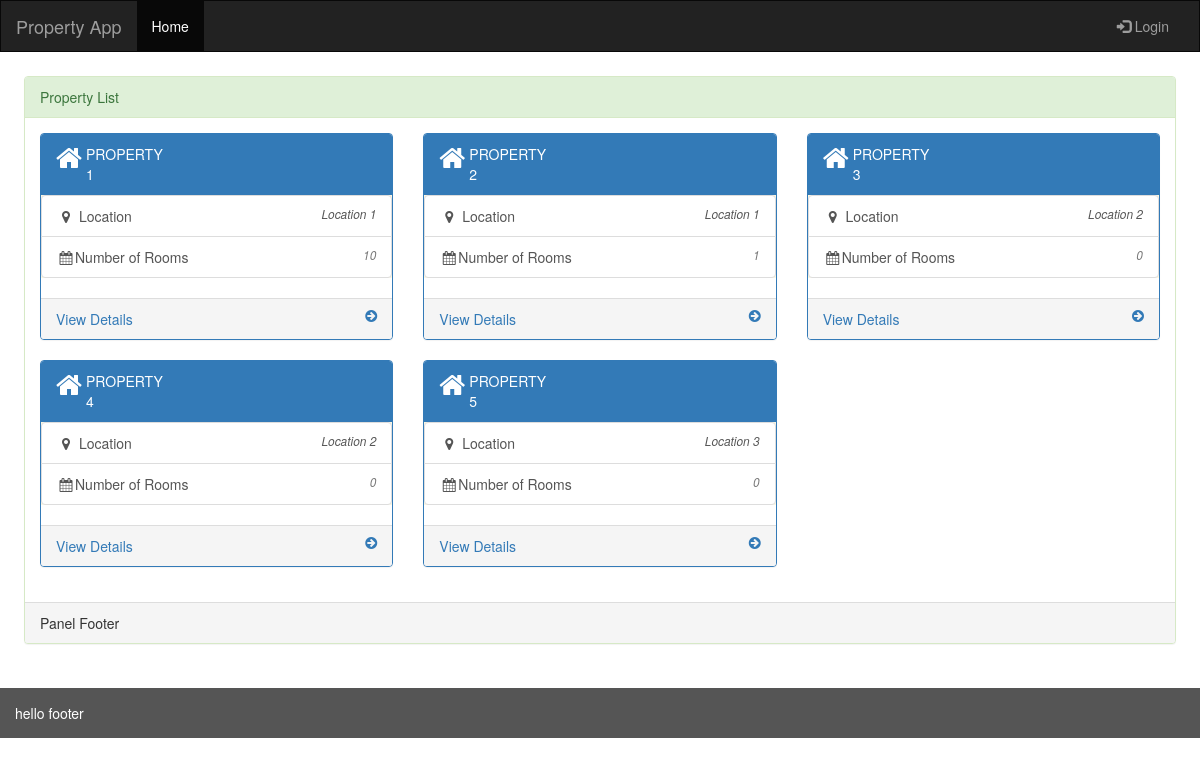
/rent/property, run on the app's committed database.
### rent/models.py (models this page shows)
class Property(models.Model):
    property_id = models.AutoField(primary_key=True)
    property_name = models.CharField(max_length=300)
    property_location = models.ForeignKey(Location, on_delete=models.CASCADE)
    timestamp = models.DateTimeField(auto_now=True)

class Location(models.Model):
    location_id = models.AutoField(primary_key=True)
    location_name = models.CharField(max_length=250)
    timestamp = models.DateTimeField(auto_now=True)

### rent/views.py (the view)
# urls.py: path('property', views.property, name='property'),
def property(request):
    location = Location.objects.all();
    room = Room.objects.all();
    property = Property.objects.all();
    property_details = Property.objects.all().annotate(num_room=Count('room')).order_by('property_id')
    string_data = []#serializers.serialize('json', property_details)
    print(property_details)
    return render(request,'rent/property_list.html',{'location':location,'room':room,'property':property, 'room_count':property_details, 'string_data':string_data})

### rent/templates/rent/property_list.html
{% extends 'base.html' %}
{% block content %}
<div class="panel panel-success">
        <div class="panel-heading">Property List</div>
        <div class="panel-body">
            <div class="row">
                {% for item in room_count %}
                <div class="col-lg-4">
                    <div class="panel panel-primary">
                        <div class="panel-heading">
                            <div class="row">
                                <div class="col-lg-1">
                                    <i class="fa fa-home fa-2x"></i>
                                </div>
                                <div class="col-lg-4">{{item.property_name|upper}}</div>
                            </div>
                        </div>
                        <div class="panel-content bg-warning">
                            <div class="list-group">
                                <a href="#" class="list-group-item">
                                    <i class="fa fa-map-marker fa-fw"></i> Location
                                    <span class="pull-right small"><em>{{item.property_location.location_name|title}}</em>
                                    </span>
                                </a>
                                <a href="#" class="list-group-item">
                                        <i class="fa fa-calendar fa-fw"></i>Number of Rooms
                                        <span class="pull-right text-muted small"><em>{{item.num_room}}</em>
                                        </span>
                                    </a>
                            </div>
                        </div>
                        <a href="{% url 'property_details' item.property_id %}">
                            <div class="panel-footer">
                                <span class="pull-left">View Details</span>
                                <span class="pull-right"><i class="fa fa-arrow-circle-right"></i></span>
                                <div class="clearfix"></div>
                            </div>
                        </a>
                    </div>
                </div>
                {% endfor %}
            </div>
        </div>
        <div class="panel-footer">Panel Footer</div>
    </div>
</div>
{% endblock %}

### data on the page
Property: property_name "PROPERTY 1", property_location.location_name "Location 1", num_room "10"
Property: property_name "PROPERTY 2", property_location.location_name "Location 1", num_room "1"
Property: property_name "PROPERTY 3", property_location.location_name "Location 2", num_room "0"
Property: property_name "PROPERTY 4", property_location.location_name "Location 2", num_room "0"
Property: property_name "PROPERTY 5", property_location.location_name "Location 3", num_room "0"
